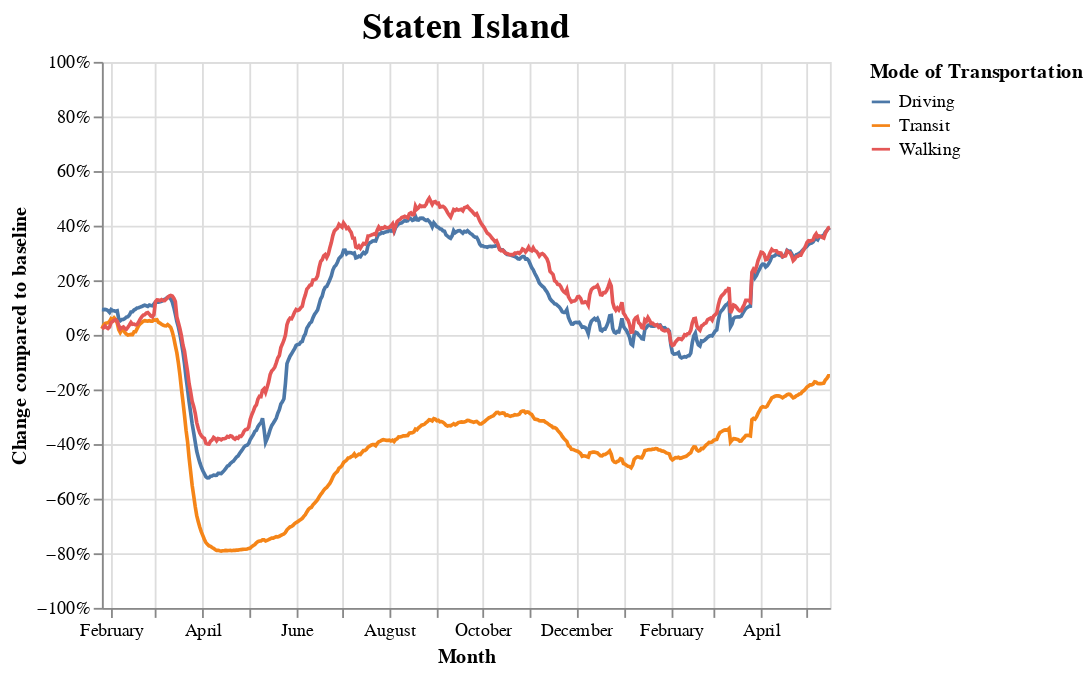

The cell this chart's notebook holds for it:
### Code cell
import altair as alt

source = si

chart = alt.Chart(source).mark_line().encode(
    x=alt.X('Date', title="Month"),
    y=alt.Y('Change compared to baseline', axis=alt.Axis(format='%'), scale=alt.Scale(domain=(-1, 1))),
    color='Mode of Transportation'
).properties(
    title='Staten Island'
)

chart.configure_title(
    fontSize=20,
    font='Helvetica',
    anchor='middle',
    color='black'
)

### Figure 1 — Vega-Lite specification as saved in the notebook (floating-point values rounded to 4 significant figures; data arrays with more than 128 entries replaced by an {"elided": "..."} marker saying what was removed)
{"config": {"view": {"continuousWidth": 400, "continuousHeight": 300}, "title": {"anchor": "middle", "color": "black", "font": "Helvetica", "fontSize": 20}}, "data": {"name": "data-3a85b04b50f5dd23fac1f989d6d4963a"}, "mark": "line", "encoding": {"color": {"type": "nominal", "field": "Mode of Transportation"}, "x": {"type": "temporal", "field": "Date", "title": "Month"}, "y": {"type": "quantitative", "axis": {"format": "%"}, "field": "Change compared to baseline", "scale": {"domain": [-1, 1]}}}, "title": "Staten Island", "$schema": "https://vega.github.io/schema/vega-lite/v4.8.1.json", "datasets": {"data-3a85b04b50f5dd23fac1f989d6d4963a": {"elided": "1431 records"}}}
